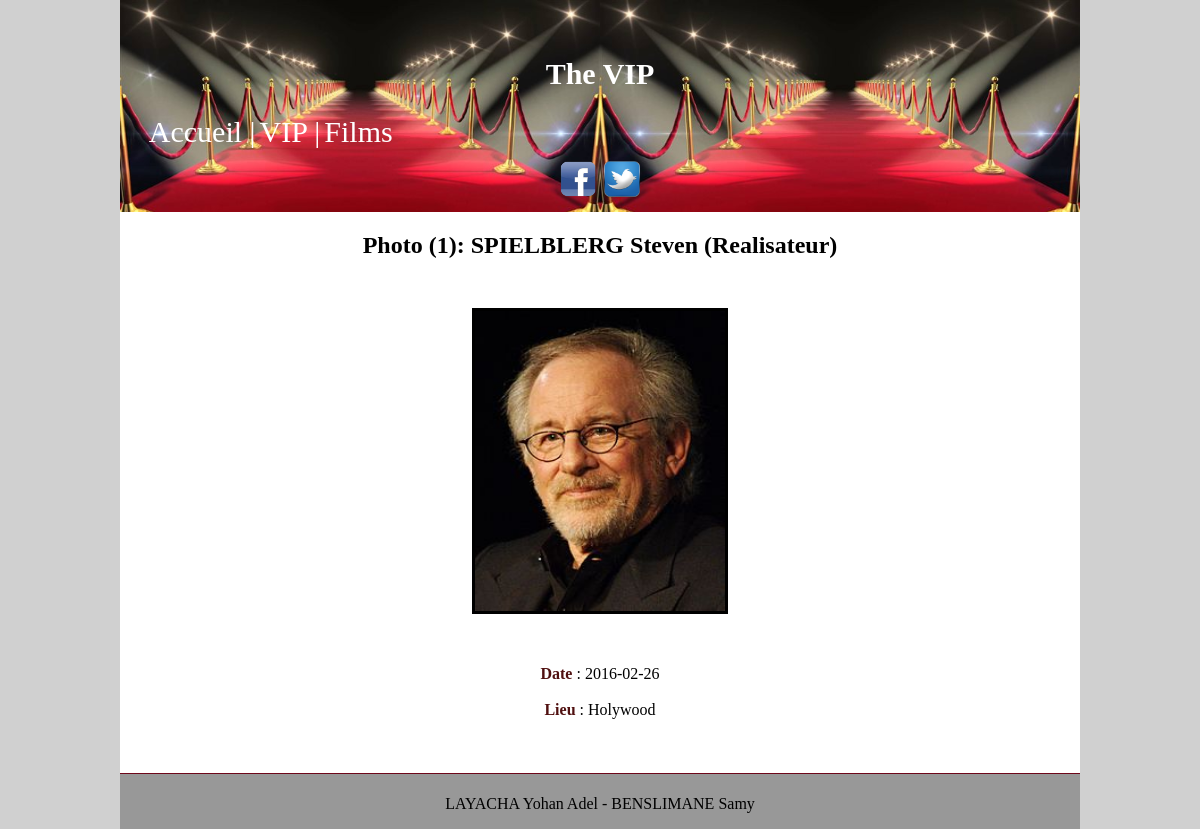
/php/index.php?page=leVip&type=photo&num=5&sequence=1, run on the app's committed database.
### tables this page shows
CREATE TABLE IF NOT EXISTS `Vip` (
  `numVip` int(11) NOT NULL,
  `nomVip` varchar(200) NOT NULL,
  `prenomVip` varchar(200) NOT NULL,
  `civilite` varchar(50) NOT NULL,
  `dateNaissance` date NOT NULL,
  `lieuNaissance` varchar(200) NOT NULL,
  `codeRole` varchar(10) NOT NULL,
  `pays` varchar(50) NOT NULL,
  `codeStatut` varchar(10) NOT NULL,
  PRIMARY KEY (`numVip`),
  KEY `pays` (`pays`)
);

CREATE TABLE IF NOT EXISTS `PhotoVip` (
  `numVip` int(11) NOT NULL,
  `numSequence` int(11) NOT NULL,
  `date` date NOT NULL,
  `lieu` varchar(200) NOT NULL,
  PRIMARY KEY (`numVip`,`numSequence`)
);

### php/Model/Vip.php (called while the page is built, shortened)
<?php
class vipModel extends Model
{
	public function nomPrenomVip($numVip)
	{
		$sql= 'select * from Vip where numVip=?';
		$req=$this->executerRequete($sql,array($numVip));
		$resultat=$req->fetch();
		return $resultat;
	}
		public function vipPhoto($numVip,$sequence)
	{
		$sql= 'select * from PhotoVip where numVip=? AND numSequence=?';
		$req=$this->executerRequete($sql,array($numVip,$sequence));
		$resultat=$req->fetch();
		return $resultat;
	}
}
?>

### php/bin/Phototeque.php (called while the page is built)
<?php
	$host ="localhost"; $user ="p1422662";
	$password ="234462";
	$nombase ="p1422662";
?>

### php/Model/Model.php (called while the page is built)
<?php
	abstract class Model
	{
		private static $bdd;
		protected function executerRequete($sql,$params=null)
		{
			if ($params == null)
			{
				$resultat = self::getBdd()->query($sql);
			}
			else
			{
				$resultat = self::getBdd()->prepare($sql);
				$resultat->execute($params);
			}
			return $resultat;
		}
		private static function getBdd()
		{
			if(self::$bdd == null)
			{
				require 'bin/Phototeque.php';
				self::$bdd = new PDO('mysql:host='.$host .';dbname='.$nombase,$user,$password);
				self::$bdd->exec('SET NAMES utf8');
				self::$bdd->setAttribute(PDO::ATTR_ERRMODE,PDO::ERRMODE_EXCEPTION);
			}
			return self::$bdd;
		}
	}
?>

### php/Views/laPhoto.php (the view, shortened to what this page needs)
<?php
if(isset($_GET['num']))
{
	$Vip= new vipModel();
	$vipNomPre=$Vip->nomPrenomVip($_GET['num']);
				echo '<h2>Photo ('.$_GET['sequence'].'): ';
				if($vipNomPre['codeRole']=='A')
				{
					echo $vipNomPre['nomVip'].' '.$vipNomPre['prenomVip'].' (Acteur)</h2> ';
				}
				else
				{
					if($vipNomPre['codeRole']=='R')
					{
						echo $vipNomPre['nomVip'].' '.$vipNomPre['prenomVip'].' (Realisateur)</h2> ';
					}
					else
					{
						if($vipNomPre['codeRole']=='NA')
						{
							echo $vipNomPre['nomVip'].' '.$vipNomPre['prenomVip'].'</h2> ';
						}
					}
				}
   $Vip= new vipModel();
	$photo=$Vip->vipPhoto($_GET['num'],$_GET['sequence']);
	echo ' <img class="photoVip" src="assets/photosVip/'.$_GET['num'].'_'.$photo['numSequence'].'.jpg" alt=""/><br><br>';
	echo '<strong>Date </strong> : '.$photo['date'].' <br><br>';
	echo '<strong>Lieu </strong> : '.$photo['lieu'].' <br><br>';
}
?>
<?php
	include('Views/layout.php');
 ?>

### php/assets/index.css (style rules this page uses)
html, body { background-color:#D0D0D0 ; margin:0%; padding:0%; }
h2 { font-family: Imprint MT Shadow; color:660000; }
strong { color:#501010; }
img { width: 150x; height: 300px; }
.photoVip { border:3px solid black; margin:3%; width:250px; height:300px; }

### data on the page
vip: nomVip "SPIELBLERG", prenomVip "Steven"
photovip: date "2016-02-26", lieu "Holywood"

### other printed values
$_GET['sequence'] "1"
